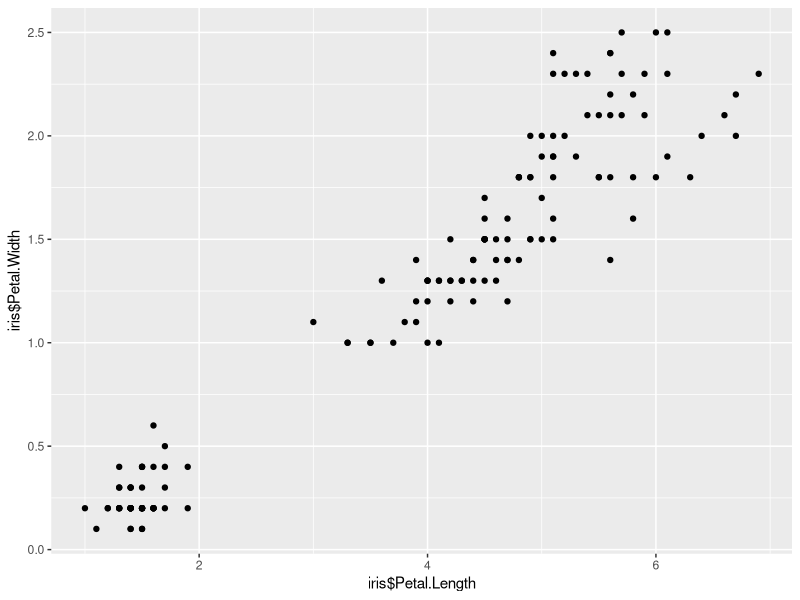
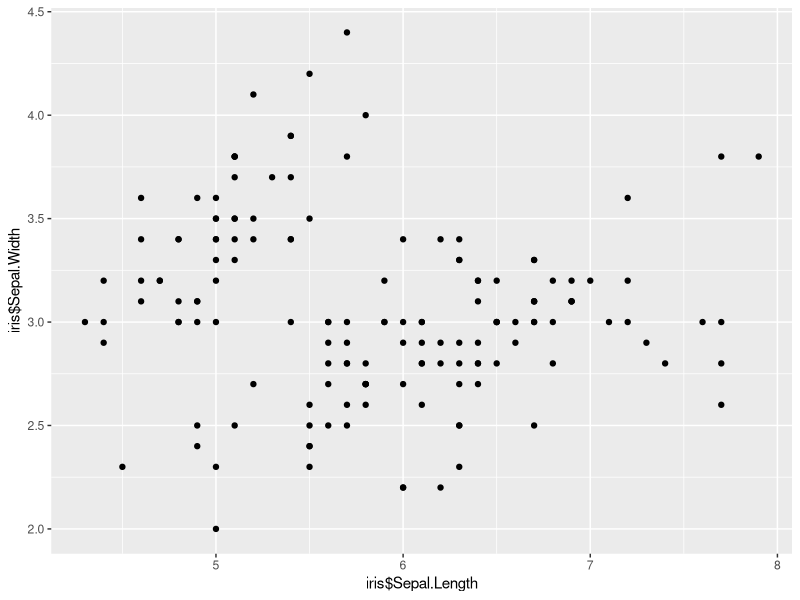
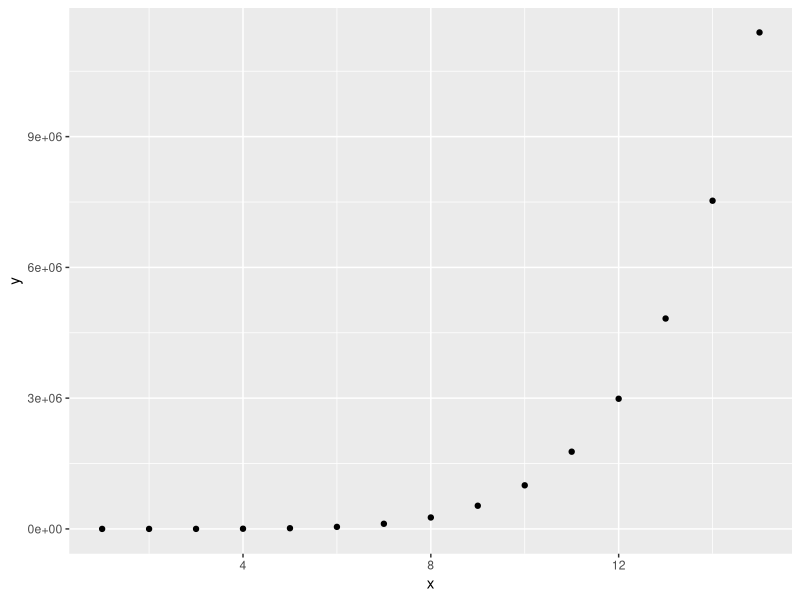
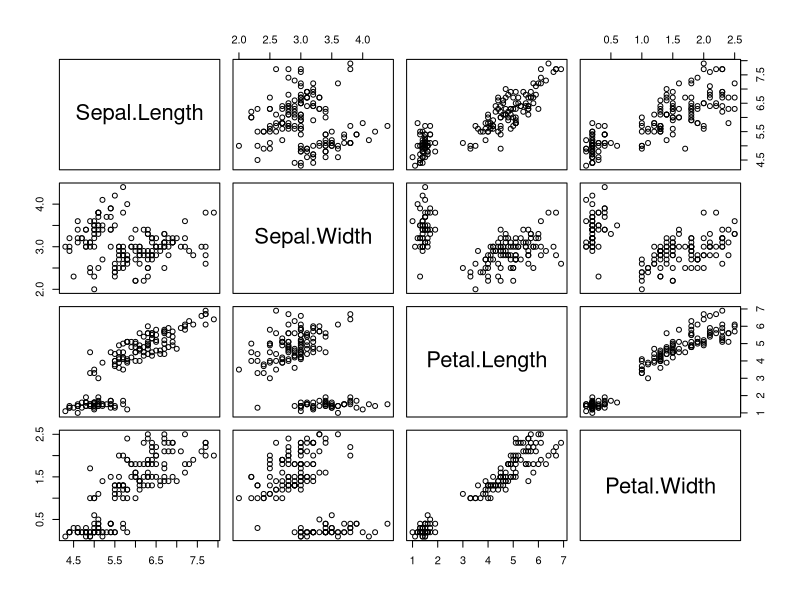
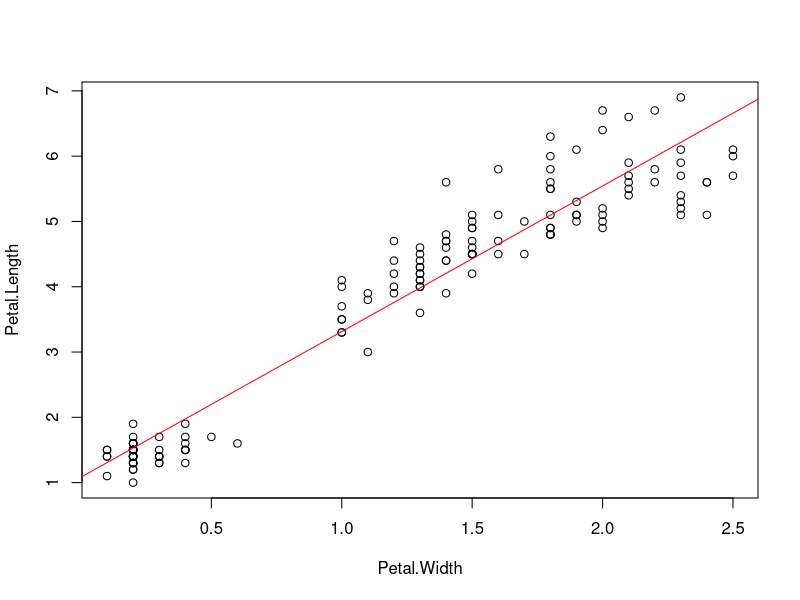
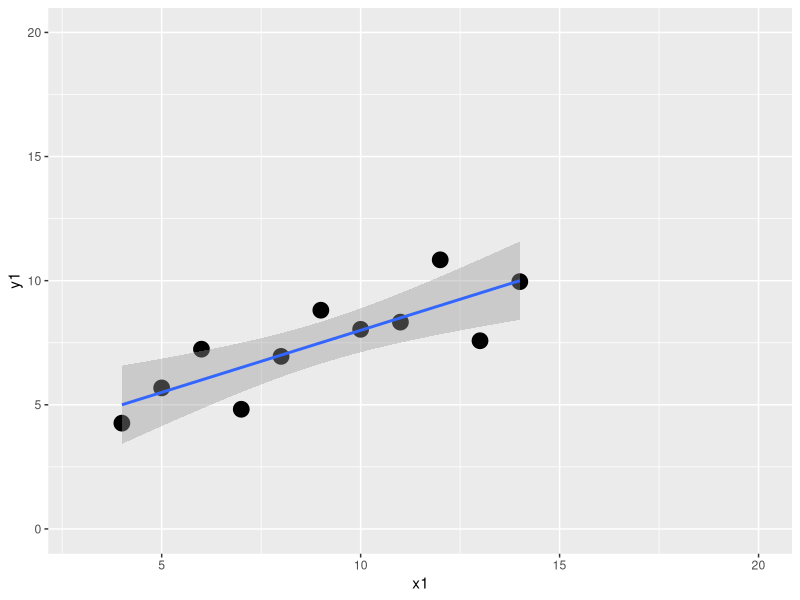
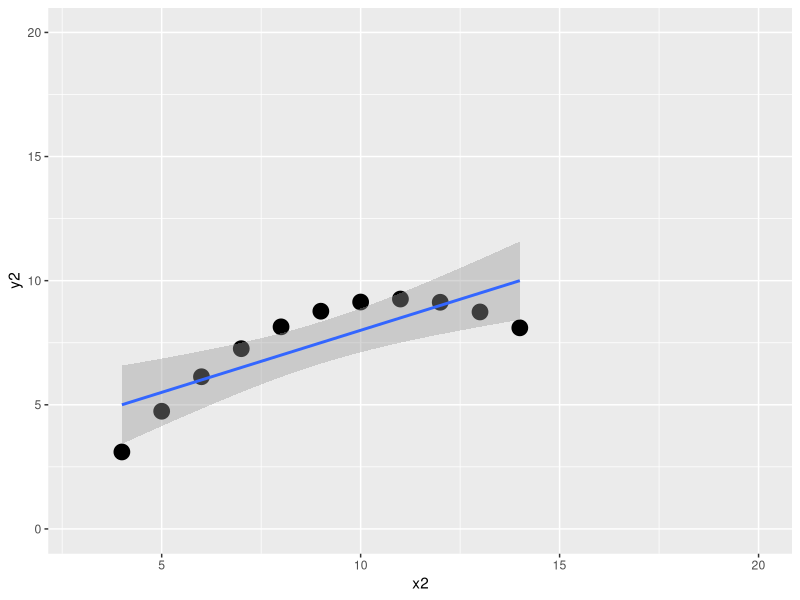
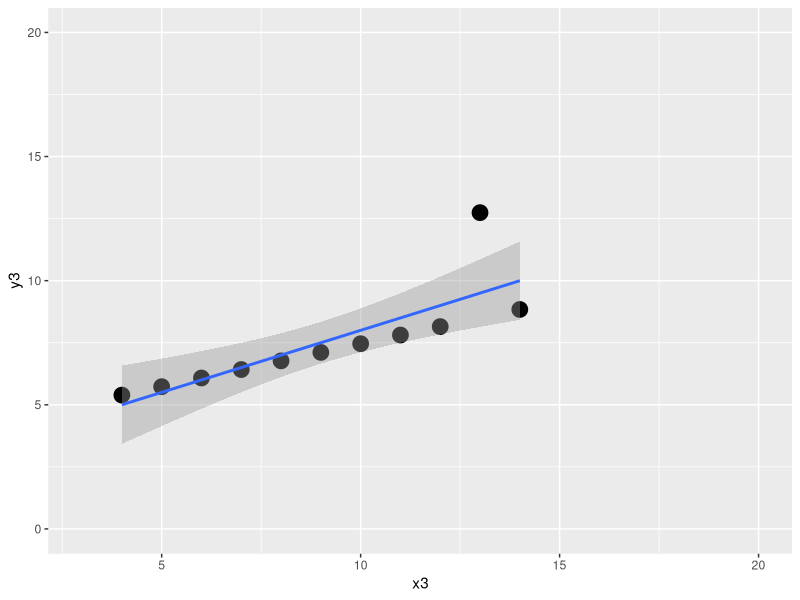

The R script that drew these images, in order:
## ---- chunk 1
library(ggplot2)
data(iris)

qplot(iris$Petal.Length,iris$Petal.Width)
cor(iris$Petal.Length,iris$Petal.Width) 
cor.test(iris$Petal.Length,iris$Petal.Width) 

qplot(iris$Sepal.Length,iris$Sepal.Width)
cor(iris$Sepal.Length,iris$Sepal.Width)
cor.test(iris$Sepal.Length,iris$Sepal.Width)
## ---- chunk 2
x <- 1:15
y <- x^6
qplot(x,y)
cor(x,y,method='pearson')
cor(x,y,method='spearman')
## ---- chunk 3

# Correlation is not defined for factors, So we'll have to skip the 'Species' column in iris
pairs(iris[1:4])
cor(iris[1:4])
symnum(cor(iris[1:4]))
## ---- chunk 4
model <- lm(Petal.Length~Petal.Width,data=iris)
plot(Petal.Length~Petal.Width,data=iris); abline(model,col='red')
summary(model)
## ---- chunk 5
data(anscombe)
ggplot(anscombe,aes(x=x1,y=y1)) + geom_point(size=rel(5)) + geom_smooth(method='lm') + xlim(3,20) + ylim(0,20)
lm(y1~x1,data=anscombe)
ggplot(anscombe,aes(x=x2,y=y2)) + geom_point(size=rel(5)) + geom_smooth(method='lm') + xlim(3,20) + ylim(0,20)
lm(y2~x2,data=anscombe)
ggplot(anscombe,aes(x=x3,y=y3)) + geom_point(size=rel(5)) + geom_smooth(method='lm') + xlim(3,20) + ylim(0,20)
lm(y3~x3,data=anscombe)
ggplot(anscombe,aes(x=x4,y=y4)) + geom_point(size=rel(5)) + geom_smooth(method='lm') + xlim(3,20) + ylim(0,20)
lm(y4~x4,data=anscombe)
## ---- chunk 6
multiple <- lm(Sepal.Length~Petal.Length + Sepal.Width,data=iris)
summary(multiple)
## ---- chunk 7
library(MASS)
data(birthwt) # Risk factors for low birth-weight.
qplot(lwt,bwt,data=birthwt,color=as.factor(ui)) + geom_smooth(method=lm)
## ---- chunk 8
summary(lm(bwt~lwt+as.factor(ui)+as.factor(ui):lwt,data=birthwt))
## ---- chunk 9
# Predict birthweight(bwt) from mothers weight (lwt), age, race, and whether the mother smoked in pregnancy (smoke)
# Be careful with number-coded nominal variables as R likes to try to fit them as continuous numerics. In this case, race is coded (1=white,2=black,3=other) but theres no real order relationship between the levels on that. 
birth <- lm(bwt~lwt+age+as.factor(race)+smoke,data=birthwt)
summary(birth)
## ---- chunk 10
# Create a baseline model
birth <- lm(bwt ~ lwt + smoke,data=birthwt)
# Get the AIC
extractAIC(birth)
# Get the BIC
extractAIC(birth,k=log(nrow(birthwt)))
# Add the useful predictor ui (presence of uterine irritability)
birth_with_ui <- update(birth,.~.+ui)
# AIC goes down, because ui helps the model.
extractAIC(birth_with_ui)
# Add in the useless predictor, age.
birth_with_age <- update(birth,.~.+age)
extractAIC(birth)
# AIC goes up, because age does not increase the likelihood of the model.
extractAIC(birth_with_age)
## ---- chunk 11
fullmodel <- lm(bwt~.-low,data=birthwt)
reducedmodel <- stepAIC(fullmodel,direction='both')
aics <- c(extractAIC(fullmodel)[2],extractAIC(reducedmodel)[2])
aics
## ---- chunk 12
data(Pima.te) # Diabetes in Pima Indian Women
# Perform logistic regression on diabetes status from age, bmi, and number of pregnancies.
summary(glm(type~age+bmi+npreg,data=Pima.te,family='binomial'))
